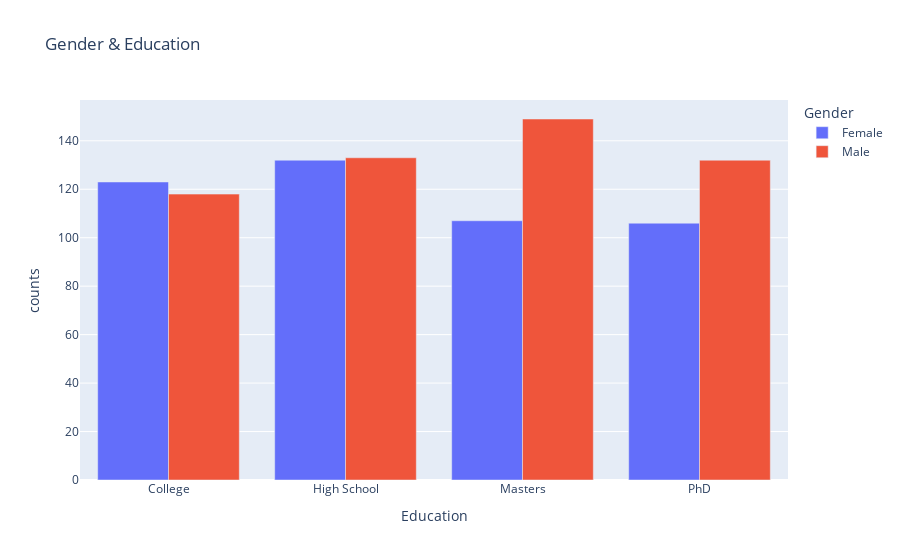

Notebook code for this chart:
### Markdown cell above
## s

### Code cell
# Count gender per Education
edu_jobs = df.groupby(['Education','Gender']).size().reset_index(name='counts')

# ploting gender per Education levels
fig = px.bar(edu_jobs, x='Education', y='counts', color='Gender', barmode='group', title='Gender & Education')
fig.show()

### Figure 1 — Plotly figure (JSON) as saved in the notebook; plotly's stock layout.template omitted (floating-point values rounded to 4 significant figures)
{"data": [{"alignmentgroup": "True", "hovertemplate": "Gender=Female<br>Education=%{x}<br>counts=%{y}<extra></extra>", "legendgroup": "Female", "marker": {"color": "#636efa", "pattern": {"shape": ""}}, "name": "Female", "offsetgroup": "Female", "orientation": "v", "showlegend": true, "textposition": "auto", "type": "bar", "x": ["College", "High School", "Masters", "PhD"], "xaxis": "x", "y": [123, 132, 107, 106], "yaxis": "y"}, {"alignmentgroup": "True", "hovertemplate": "Gender=Male<br>Education=%{x}<br>counts=%{y}<extra></extra>", "legendgroup": "Male", "marker": {"color": "#EF553B", "pattern": {"shape": ""}}, "name": "Male", "offsetgroup": "Male", "orientation": "v", "showlegend": true, "textposition": "auto", "type": "bar", "x": ["College", "High School", "Masters", "PhD"], "xaxis": "x", "y": [118, 133, 149, 132], "yaxis": "y"}], "layout": {"barmode": "group", "legend": {"title": {"text": "Gender"}, "tracegroupgap": 0}, "title": {"text": "Gender & Education"}, "xaxis": {"anchor": "y", "domain": [0, 1], "title": {"text": "Education"}}, "yaxis": {"anchor": "x", "domain": [0, 1], "title": {"text": "counts"}}}}
